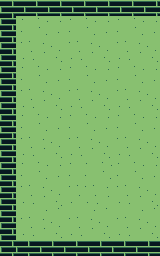

This game map was drawn from its Tiled (.tmx) file and the tilesets committed beside it. A one-line description and the trimmed map source follow:
An orthogonal 10x16 tile map with 16x16 px tiles, 1 tile layer (Foreground), 2 tilesets and 3 objects.

<map version="1.0" orientation="orthogonal" width="10" height="16" tilewidth="16" tileheight="16">
 <tileset firstgid="1" name="butts" tilewidth="16" tileheight="16">
  <image source="../bg/test_tiles.png" width="32" height="32" />
 </tileset>
 <tileset firstgid="5" name="bricks" tilewidth="16" tileheight="16">
  <image source="../bg/brick_bg.png" width="96" height="48" />
 </tileset>
 <layer name="Foreground" width="10" height="16">
  <data>[160 cells, 160 non-empty, 14 distinct tile ids]</data>
 </layer>
 <objectgroup name="Walls" width="10" height="16">
  <object x="0" y="16">
   <polygon points="0,0 160,0 160,-16 0,-16" />
  </object>
  <object x="0" y="256">
   <polygon points="0,0 160,0 160,-16 0,-16" />
  </object>
  <object x="0" y="240">
   <polygon points="0,0 0,-224 16,-224 16,0" />
  </object>
 </objectgroup>
</map>
